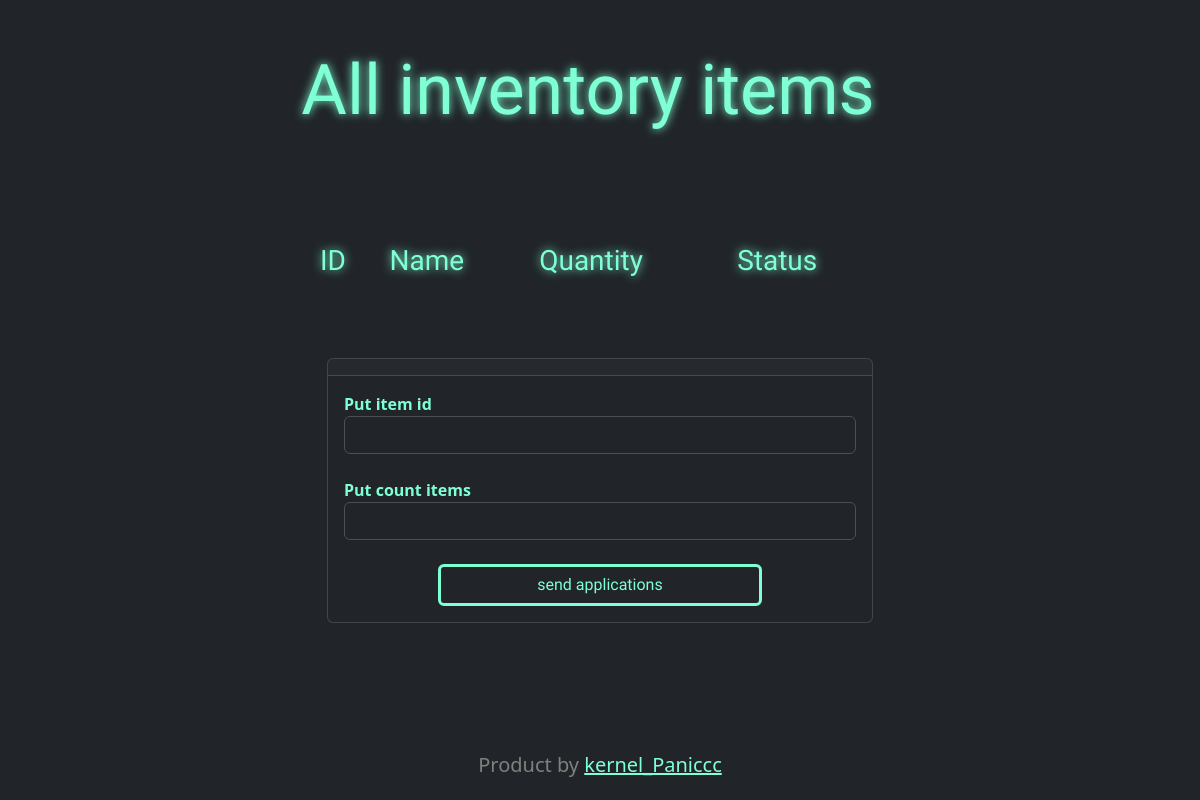
Before: /applications (signed in) with the older database file.
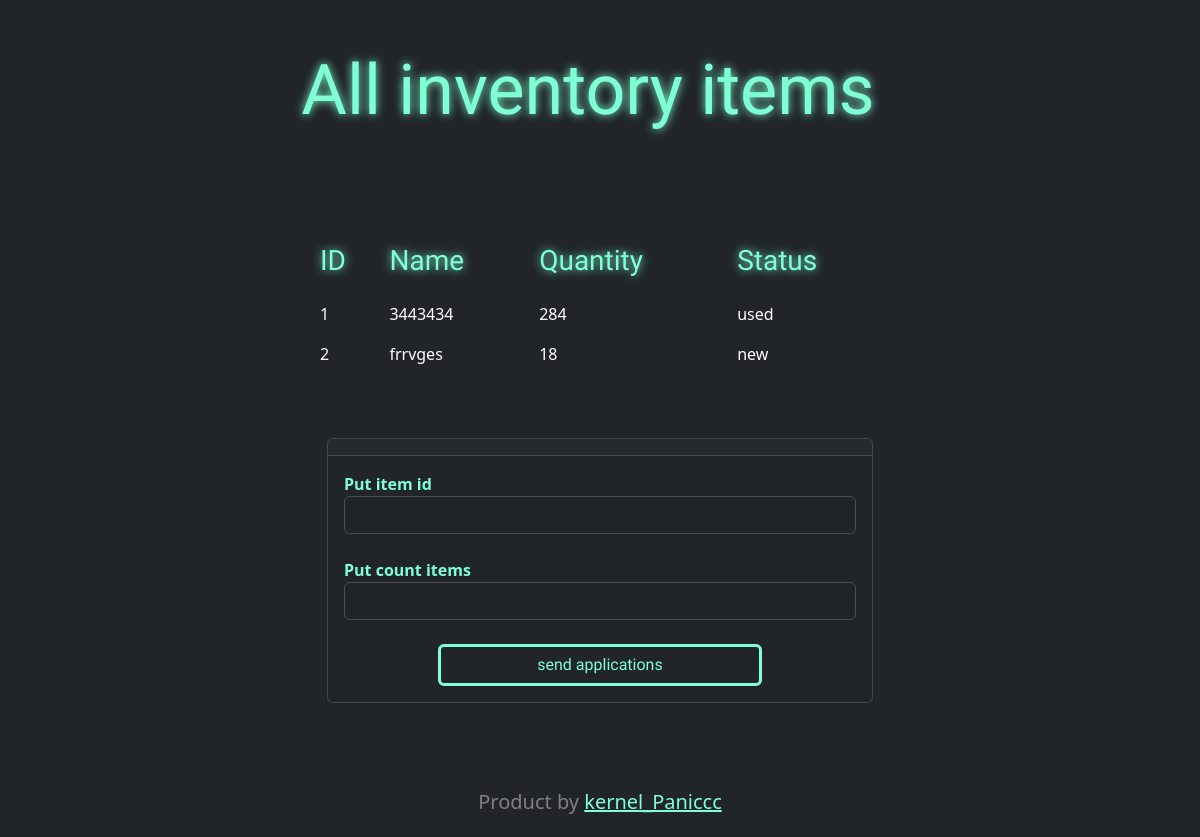
After: the same page with the newer database file.
### src/models.py (models this page shows, shortened)
class InventoryItem(db.Model):
    id = db.Column(db.Integer, primary_key=True)
    name = db.Column(db.String(128), nullable=False)
    quantity = db.Column(db.Integer, nullable=False)
    status = db.Column(db.String(50), nullable=False)  # 'new', 'used', 'broken'
    user_id = db.Column(db.Integer, db.ForeignKey('user.id'), default=0)
    user = db.relationship('User', backref='inventory_items')

### src/routers.py (the view, shortened to what this page needs)
@app.route('/applications', methods=['GET', 'POST'])
@login_required
def main_application():
    items = InventoryItem.query.filter_by(user_id=0).all()
    return render_template('applications.html', items=items)

### src/models.py (called while the page is built)
@manager.user_loader
def load_user(user_id):
    return User.query.get(user_id)

### src/routers.py (called while the page is built)
@app.after_request
def redirect_to_signin(response):
    if response.status_code == 401:
        return redirect('/login')
    return response

### src/templates/applications.html (shortened to what this page needs)
{% extends 'base.html' %}
{% block content %}
<div class="container-fluid text-center">
      <div class="row align-items-start">
          <div class="row gy-4">
              <h1 style="font-size: 70px" class="main_text">
                  All inventory items
              </h1>
          </div>
      </div>
  </div>
        <div class="container-fluid mt-5">
    <div class="row justify-content-center">
    <div class="col-6">
    <br><br>
        <table class="table table-borderless">
          <thead>
            <tr>
                <th class="main_text" style="color: aquamarine" scope="col"><h3>ID</h3></th>
                <th class="main_text" style="color: aquamarine" scope="col"><h3>Name</h3></th>
                <th class="main_text" style="color: aquamarine" scope="col"><h3>Quantity</h3></th>
                <th class="main_text" style="color: aquamarine" scope="col"><h3>Status</h3></th>
            </tr>
          </thead>
          <tbody>
            <tr>
                {% for item in items %}
                    <td>{{ item.id }}</td>
                    <td>{{ item.name }}</td>
                    <td>{{ item.quantity }}</td>
                    <td>{{ item.status }}</td>
            </tr>
          {% endfor %}
          </tbody>
        </table>
    </div>
    </div>
    </div>
<div class="container mt-5">
    <div class="row justify-content-center">
        <div class="col-md-6">
            <div class="card">
                <div class="card-header text-center">
                </div>
                <div class="card-body">
                    <form action="" method="POST">
                        <div class="form-group">
                            <label for="item_id" style="color: aquamarine;"><b>Put item id</b></label>
                            <input type="text" id="item_id" name="item_id" class="form-control" required>
                        </div>
                        <br>
                        <div class="form-group">
                            <label for="item_id" style="color: aquamarine;"><b>Put count items</b></label>
                            <input type="text" id="value" name="value" class="form-control" required>
                        </div>
                        <br>
                        <div class="container text-center">
                        <button type="submit" style=" --bs-btn-padding-y: 0.4rem; --bs-btn-padding-x: 6rem; --bs-btn-font-size: 1rem;
                      color: aquamarine; border: 3px solid aquamarine; font-family:'Archivo Black';" class="btn btn-dark">
                            send applications
                        </button>
                        </div>
                    </form>
                </div>
            </div>
        </div>
    </div>
</div>
{% endblock %}

Changed rows visible on the page:
added InventoryItem: id "1", name "3443434", quantity "284", status "used"
added InventoryItem: id "2", name "frrvges", quantity "18", status "new"
